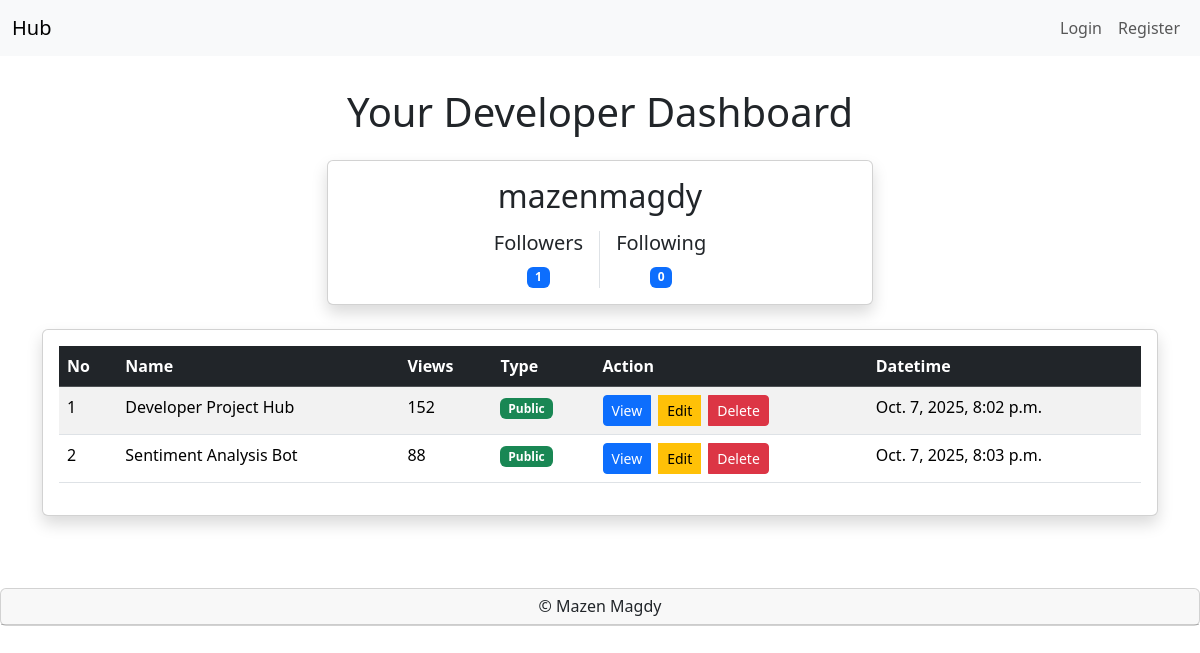
/dashboard/mazenmagdy, run on the app's committed database.
### projects/models.py (models this page shows, shortened)
class User(AbstractUser):
    followers = models.ManyToManyField(
        "self", symmetrical=False, related_name="following", blank=True
    )
    def serializer(self):
        return {
            "id": self.id,
            "username": self.username,
            "followers": self.followers.count(),
            "following": self.following.count(),
        }

class Project(models.Model):
    owner = models.ForeignKey(User, on_delete=models.CASCADE, related_name="projects")
    title = models.CharField(max_length=255)
    overview = models.CharField(max_length=100, blank=True)
    description = models.TextField(blank=True)
    video_url = models.URLField(blank=True)
    erd_image = models.ImageField(blank=True, upload_to="media")
    objectives = models.TextField(blank=True)
    key_learning = models.TextField(blank=True)
    is_public = models.BooleanField(default=True)
    views = models.IntegerField(default=0)
    timestamp = models.DateTimeField(auto_now_add=True)

### projects/views.py (the view)
# urls.py: path("dashboard/<str:username>", views.dashboard, name="dashboard"),
def dashboard(request, username):
    try:
        user = User.objects.get(username=username)
    except User.DoesNotExist:
        return render(
            request, "projects/dashbaord.html", {"message": "user is not exist"}
        )
    projects = Project.objects.filter(owner=user)
    return render(
        request,
        "projects/dashboard.html",
        {"projects": projects, "profile": user.serializer()},
    )

### projects/templates/projects/dashboard.html (shortened to what this page needs)
{% extends "projects/layout.html" %}
{% load static %}
{% block main %}
    <div class="container py-4">
        <h1 class="text-center mb-4">Your Developer Dashboard</h1>
        <div class="row justify-content-center mb-4">
            <div class="col-md-6 text-center">
                <div class="card shadow">
                    <div class="card-body">
                        <h2 class="card-title">{{ profile.username }}</h2>
                        <div class="d-flex justify-content-center mt-3">
                            <div class="px-3 border-end">
                                <h5>Followers</h5>
                                <span class="badge bg-primary">{{ profile.followers }}</span>
                            </div>
                            <div class="px-3">
                                <h5>Following</h5>
                                <span class="badge bg-primary">{{ profile.following }}</span>
                            </div>
                        </div>
                    </div>
                </div>
            </div>
        </div>
        <div class="card shadow">
            <div class="card-body">
                <div class="table-responsive">
                    <table class="table table-striped table-hover">
                        <thead class="table-dark">
                            <tr>
                                <th>No</th>
                                <th>Name</th>
                                <th>Views</th>
                                <th>Type</th>
                                <th>Action</th>
                                <th>Datetime</th>
                            </tr>
                        </thead>
                        <tbody>
                            {% for project in projects %}
                                <tr>
                                    <td>{{ project.id }}</td>
                                    <td>{{ project.title }}</td>
                                    <td>{{ project.views }}</td>
                                    <td>
                                        {% if project.is_public %}
                                            <span class="badge bg-success">Public</span>
                                        {% else %}
                                            <span class="badge bg-secondary">Private</span>
                                        {% endif %}
                                    </td>
                                    <td>
                                        <div class="btn-group btn-group-sm gap-2">
                                            <a href="{% url 'projects:project_detail' project.id %}" class="btn btn-primary">View</a>
                                            <button class="btn btn-warning">Edit</button>
                                            <button class="btn btn-danger">Delete</button>
                                        </div>
                                    </td>
                                    <td>{{ project.timestamp }}</td>
                                </tr>
                            {% empty %}
                                <tr>
                                    <td colspan="6" class="text-center">No projects available</td>
                                </tr>
                            {% endfor %}
                        </tbody>
                    </table>
                </div>
            </div>
        </div>
    </div>
{% endblock %}

### projects/templates/projects/layout.html (shortened to what this page needs)
{% load static %}
<!DOCTYPE html>
<html lang="en">
    <head>
        <link href="https://cdn.jsdelivr.net/npm/bootstrap@5.3.8/dist/css/bootstrap.min.css" rel="stylesheet">
    </head>
    <body>
        <nav class="navbar navbar-expand-lg bg-body-tertiary">
            <div class="container-fluid">
                <a class="navbar-brand" href="{% url 'projects:index' %}">Hub</a>
                <div class="collapse navbar-collapse" id="navbarNavAltMarkup">
                    <ul class="navbar-nav ms-auto">
                        {% if user.is_authenticated %}
                            <li class="nav-item"><a class="nav-link" href="{% url 'projects:logout' %}">Logout</a></li>
                        {% else %}
                            <li class="nav-item"><a class="nav-link" href="{% url 'projects:login' %}">Login</a></li>
                            <li class="nav-item"><a class="nav-link" href="{% url 'projects:register' %}">Register</a></li>
                        {% endif %}
                    </ul>
                </div>
            </div>
        </nav>
        <main class="container-fluid mt-2">
            {% block main %}{% endblock %}
        </main>
        <footer class="card text-center mt-5">
            <h6 class="card-header">&copy; Mazen Magdy</h6>
        </footer>
    </body>
</html>

### data on the page
User: username "mazenmagdy"
Project: id "1", title "Developer Project Hub", views "152", is_public "Public", timestamp "Oct. 7, 2025, 8:02 p.m."
Project: id "2", title "Sentiment Analysis Bot", views "88", is_public "Public", timestamp "Oct. 7, 2025, 8:03 p.m."

### other printed values
{{ profile.followers }} "1"
{{ profile.following }} "0"
